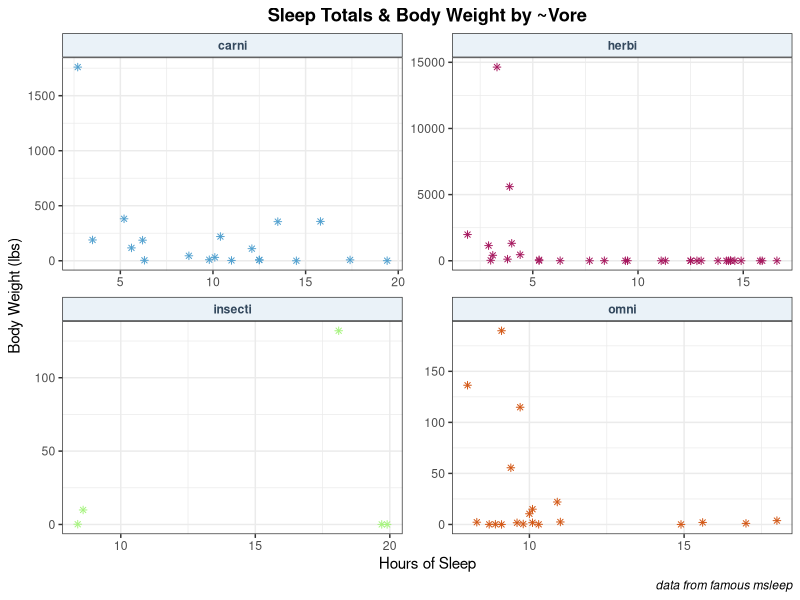
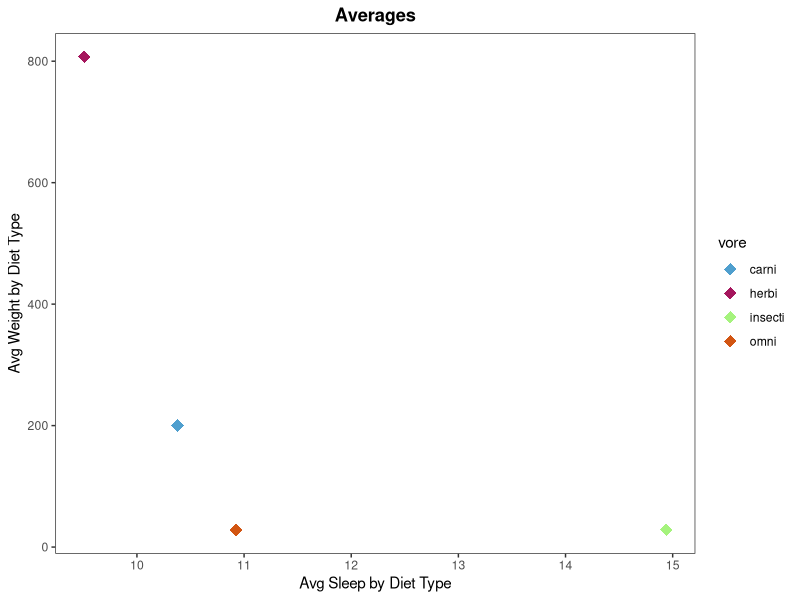
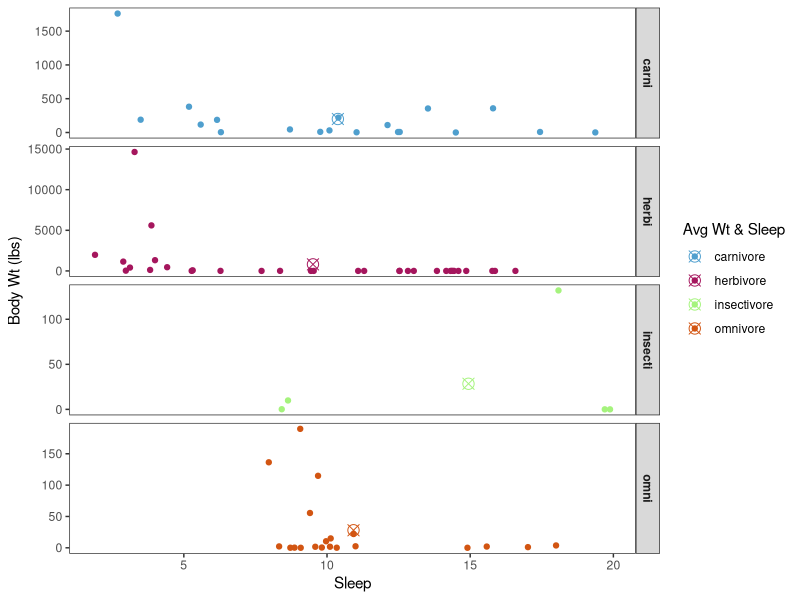
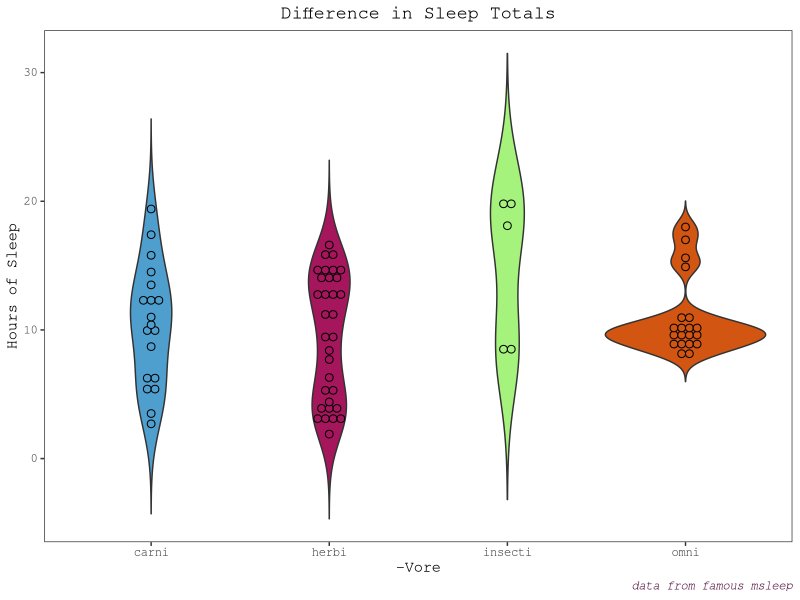
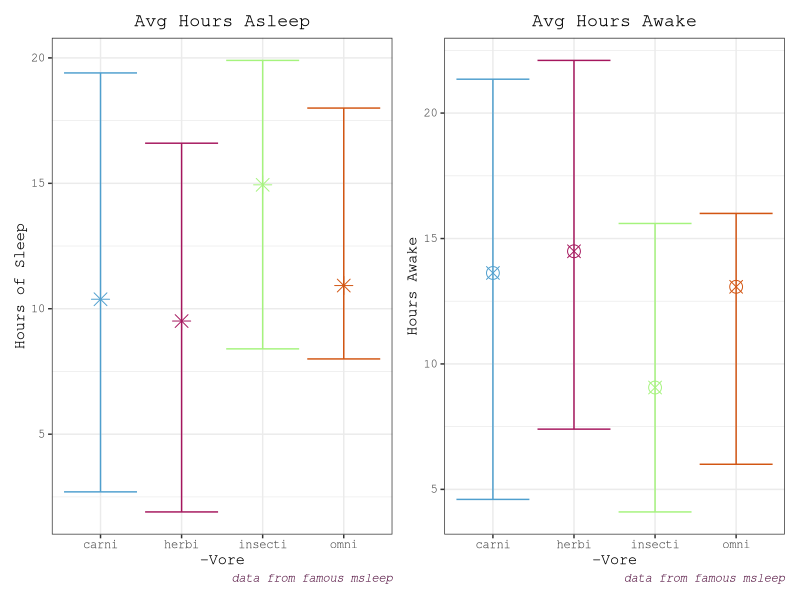

Write the R code that produced these figures, in order.
## ---- chunk 1
 knitr::opts_chunk$set(echo = FALSE, warning = FALSE, message = FALSE)
    options(tinytex.verbose = TRUE)
## ---- chunk 2
install.packages("tidyverse")
install.packages("magick")
install.packages("tinytex")
install.packages("patchwork")
library(tidyverse)
library(dplyr)
library(ggplot2)
library(patchwork)
library(magick)
## ---- chunk 3
options(tinytex.verbose = TRUE)
## ---- chunk 4
glimpse(msleep)
## ---- chunk 5
sleep <- msleep %>% 
  select(name,vore,awake,sleep_total,bodywt)%>% 
  drop_na(vore) %>% 
  mutate(wt_lbs = (bodywt * 2.2)) %>% 
  arrange(-wt_lbs)
## ---- chunk 6
gsleep <- sleep %>% 
  drop_na(vore) %>% 
  group_by(vore) %>% 
  summarise(Lower = min(sleep_total),
            Average = mean(sleep_total),
            Upper = max(sleep_total),
            Weight = mean(wt_lbs))%>% 
  arrange(Average)
## ---- chunk 7
  ggplot(sleep,aes(sleep_total,wt_lbs, color = vore))+
  geom_point(shape = 8)+
  scale_color_manual(values = c("#4F9FCE", "#A5165D","#A5F37D","#D25512"))+
  facet_wrap(~vore, scales = 'free')+
  scale_x_continuous(breaks = seq(0,20, by = 5))+
  labs(title = "Sleep Totals & Body Weight by ~Vore",
       x= "Hours of Sleep",
       y= "Body Weight (lbs)",
       caption = "data from famous msleep"
       )+
  theme_bw()+
  theme(plot.title = element_text(face = 'bold',
        hjust = 0.5),
        plot.caption = element_text(face = 'italic'),
        strip.text = element_text(face = 'bold', 
                                  color = "#34495E"),
        strip.background = element_rect(fill ="#EAF2F8"),
        legend.position = "none")

## ---- chunk 8
gsleep%>% 
  ggplot(aes(Average,Weight))+
  geom_point(size = 4,shape = 18, aes(color = vore,))+
  scale_x_continuous()+
  labs(title = "Averages",
       x= "Avg Sleep by Diet Type",
       y= "Avg Weight by Diet Type")+
  scale_color_manual(values = c("#4F9FCE", "#A5165D","#A5F37D","#D25512"))+
  theme_bw()+
  theme(plot.title = element_text(face = 'bold',
        hjust = 0.5),
        panel.grid.major = element_line('white', size = 0.5),
        panel.grid.minor = element_blank())
## ---- chunk 9
ggplot(sleep,aes(sleep_total,wt_lbs))+
  geom_jitter(size = 1.5, aes(color = vore))+
  geom_point(data=gsleep,aes(Average,Weight, color = vore),
             size = 3.5, shape = 13,
             )+
  facet_grid(vore~., scales = 'free')+
  labs(x = "Sleep",
       y= "Body Wt (lbs)")+
  scale_color_manual(values = c("#4F9FCE", "#A5165D","#A5F37D","#D25512"), 
                    name = c("Avg Wt & Sleep"),
                    labels = c("carnivore","herbivore",
                               "insectivore","omnivore"))+
  theme_bw()+
  theme(strip.text = element_text(face = 'bold'),
        panel.grid.major = element_blank(),
        panel.grid.minor = element_blank())
## ---- chunk 10
MinMax <-gsleep 
## ---- chunk 11
 ggplot(sleep,aes(vore,sleep_total,fill=vore))+
  geom_violin(trim=FALSE,)+
  geom_dotplot(binaxis='y', stackdir='center',
                 position=position_dodge(1))+
  labs(title = "Difference in Sleep Totals",
       caption = "data from famous msleep",
       x= "-Vore",
       y= "Hours of Sleep")+
  scale_fill_manual(values = c("#4F9FCE", "#A5165D","#A5F37D","#D25512"))+
  theme_bw()+
  theme(text = element_text('Courier'),
        plot.title = element_text(hjust = 0.5),
        plot.caption = element_text(face = 'italic',
                                    color = "#581845"),
        panel.grid.major = element_blank(),
        panel.grid.minor = element_blank(),
        legend.position = 'none')
## ---- chunk 12
gawake <- sleep %>% 
  drop_na(vore) %>% 
  group_by(vore) %>% 
  summarise(Lower = min(awake),
            Average = mean(awake),
            Upper = max(awake),
            Weight = mean(wt_lbs))%>% 
  arrange(Average)
## ---- chunk 13
Awake <- gawake
## ---- chunk 14
plot1 <- ggplot(MinMax,aes(vore,Average))+
  geom_point(aes(color = vore),
             size = 4,
             shape =8 )+
  geom_errorbar(aes(ymin = Lower, ymax = Upper, color = vore))+
  labs(title = "Avg Hours Asleep",
       caption = "data from famous msleep",
       x= "-Vore",
       y= "Hours of Sleep")+
  scale_color_manual(values = c("#4F9FCE", "#A5165D","#A5F37D","#D25512"))+
  theme_bw()+
  theme(text = element_text('Courier'),
        plot.title = element_text(hjust = 0.5),
        plot.caption = element_text(face = 'italic',
                                    color = "#581845"),
        legend.position = 'none')

plot2 <- ggplot(Awake,aes(vore,Average))+
  geom_point(aes(color = vore),
             size = 4,
             shape =13)+
  geom_errorbar(aes(ymin = Lower, ymax = Upper, color = vore))+
  labs(title = "Avg Hours Awake",
       caption = "data from famous msleep",
       x= "-Vore",
       y= "Hours Awake")+
  scale_color_manual(values = c("#4F9FCE", "#A5165D","#A5F37D","#D25512"))+
  theme_bw()+
  theme(text = element_text('Courier'),
        plot.title = element_text(hjust = 0.5),
        plot.caption = element_text(face = 'italic',
                                    color = "#581845"),
        legend.position = 'none')
## ---- chunk 15
plot1+plot2
